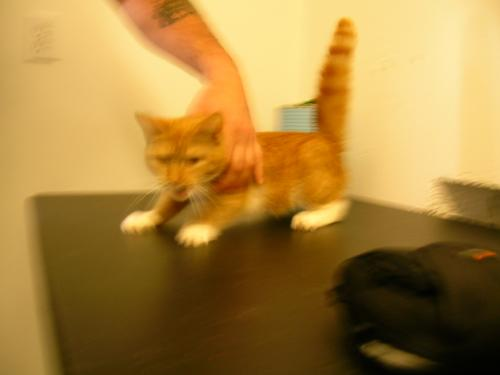
#> input picture mechine learning2024/trains/DogOrCat_trains/CAT/0.jpg, 500 x 375 px, found by its file name; its folder holds only this picture in this run
$ jupyter execute --allow-errors test.ipynb
#> lines starting #> are read from the running program, lines starting #| are printed output that depends on the picture
# 显示包的地址

import numpy
print("ipykernel is installed!")
print(numpy.__file__)

# KNN算法

[cell 1]
import numpy as np
import pandas as pd
import matplotlib.pyplot as plt
import matplotlib as mpl
from sklearn.model_selection import train_test_split
from sklearn.metrics import accuracy_score
from matplotlib.colors import ListedColormap
#导入iris数据
from sklearn.datasets import load_iris
iris = load_iris()
X=iris.data[:,:2] #只取前两列
y=iris.target

X_train, X_test, y_train, y_test = train_test_split(X, y, stratify=y,random_state=42) #划分数据，random_state固定划分方式
#导入模型
from sklearn.neighbors import KNeighborsClassifier
#训练模型
n_neighbors = 5
knn = KNeighborsClassifier(n_neighbors=n_neighbors)
knn.fit(X_train, y_train)
y_pred = knn.predict(X_test)
#查看各项得分
print("y_pred",y_pred)
print("y_test",y_test)
print("score on train set", knn.score(X_train, y_train))
print("score on test set", knn.score(X_test, y_test))
print("accuracy score", accuracy_score(y_test, y_pred))

# 可视化

# 自定义colormap
def colormap():
    return mpl.colors.LinearSegmentedColormap.from_list('cmap', ['#FFC0CB','#00BFFF', '#1E90FF'], 256)

x_min, x_max = X[:, 0].min() - 1, X[:, 0].max() + 1
y_min, y_max = X[:, 1].min() - 1, X[:, 1].max() + 1
axes=[x_min, x_max, y_min, y_max]
xp=np.linspace(axes[0], axes[1], 500) #均匀500的横坐标
yp=np.linspace(axes[2], axes[3],500) #均匀500个纵坐标
xx, yy=np.meshgrid(xp, yp) #生成500X500网格点
xy=np.c_[xx.ravel(), yy.ravel()] #按行拼接，规范成坐标点的格式
y_pred = knn.predict(xy).reshape(xx.shape) #训练之后平铺

# 可视化方法一
plt.figure(figsize=(15,5),dpi=100)
plt.subplot(1,2,1)
plt.contourf(xx, yy, y_pred, alpha=0.3, cmap=colormap())
#画三种类型的点
p1=plt.scatter(X[y==0,0], X[y==0, 1], color='blue',marker='^')
p2=plt.scatter(X[y==1,0], X[y==1, 1], color='green', marker='o')
p3=plt.scatter(X[y==2,0], X[y==2, 1], color='red',marker='*')
#设置注释
plt.legend([p1, p2, p3], iris['target_names'], loc='upper right',fontsize='large')
#设置标题
plt.title(f"3-Class classification (k = {n_neighbors})", fontdict={'fontsize':15} )

# 可视化方法二
plt.subplot(1,2,2)
cmap_light = ListedColormap(['pink', 'cyan', 'cornflowerblue'])
cmap_bold = ListedColormap(['darkorange', 'c', 'darkblue'])
plt.pcolormesh(xx, yy, y_pred, cmap=cmap_light)

# Plot also the training points
plt.scatter(X[:, 0], X[:, 1], c=y, cmap=cmap_bold,
                edgecolor='k', s=20)
plt.xlim(xx.min(), xx.max())
plt.ylim(yy.min(), yy.max())
plt.title(f"3-Class classification (k = {n_neighbors})" ,fontdict={'fontsize':15})
plt.show()
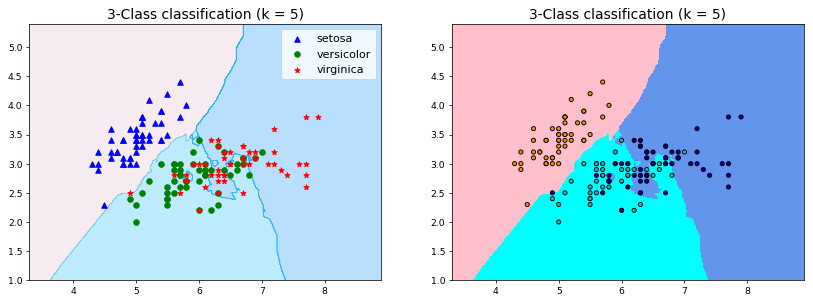
#> figure drawn by matplotlib, 2 panels

# KNN算法实现猫狗分类

[cell 2]
import os
from PIL import Image

# 数据根目录
data_root = 'trains\DogOrCat_trains'  # 替换为您的数据根目录路径

# 遍历数据根目录下的所有文件夹
for sub_folder in os.listdir(data_root):
    folder_path = os.path.join(data_root, sub_folder)
    if not os.path.isdir(folder_path):
        continue  # 跳过非文件夹项

    # 遍历文件夹下的所有图像文件
    for image_file in os.listdir(folder_path):
        if image_file.lower().endswith(('.png', '.jpg', '.jpeg', '.bmp', '.gif')):  # 添加您想要处理的图像格式
            image_path = os.path.join(folder_path, image_file)

            # 打开图像
            with Image.open(image_path) as img:
                # 检查图像模式
#> img is the input picture: PIL image 500x375 RGB; mean R, G, B 167.8, 130, 61.8
                if img.mode != 'RGB':
                    # 转换为RGB模式
                    rgb_img = img.convert('RGB')
                    # 保存转换后的图像（可以覆盖原图像或保存到新位置）
                    rgb_img.save(image_path)  # 这里会覆盖原图像，如果您不想覆盖，请指定一个新路径

print("Conversion process completed.")
